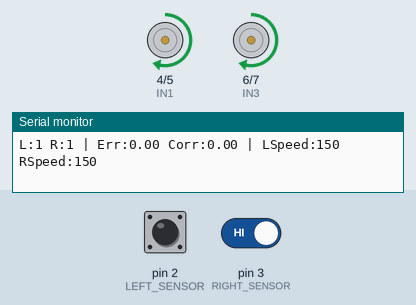
Recording of a sketch running on a simulated Arduino Uno, built with avr-gcc and run on an emulated ATmega328P. On the bench: motor-driver pin pairs drawn as motors (green arrow = first pin HIGH = forward, orange = second pin HIGH = backward, longer = more drive, scaled by the enable pin), the last lines printed to the serial monitor. The test bench sets the inputs (shaded band); at power-on: pin 3 (RIGHT_SENSOR) HIGH, pin 2 (LEFT_SENSOR) HIGH.

Above: at 3.2 s.
3.3 s: pin 3 (RIGHT_SENSOR) driven LOW
At 4.3 s:
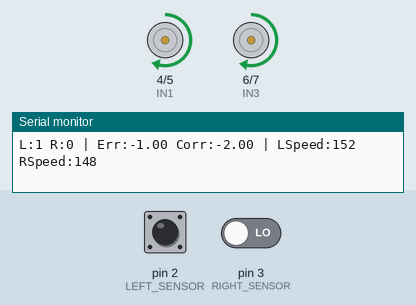
6.3 s: pin 2 (LEFT_SENSOR) driven LOW
At 6.7 s:
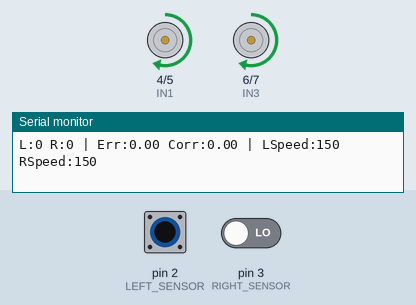
7.8 s: pin 2 (LEFT_SENSOR) driven HIGH
At 8.5 s:
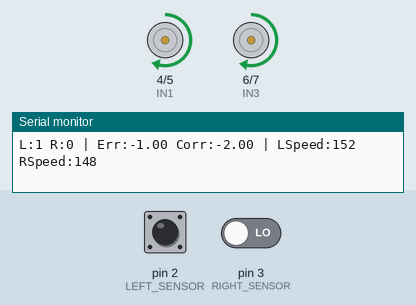
10.8 s: pin 2 (LEFT_SENSOR) pulsed LOW 2 times (0.12 s each, 0.3 s apart)
14.4 s: pin 2 (LEFT_SENSOR) driven LOW and pin 3 (RIGHT_SENSOR) driven HIGH
At 14.8 s:
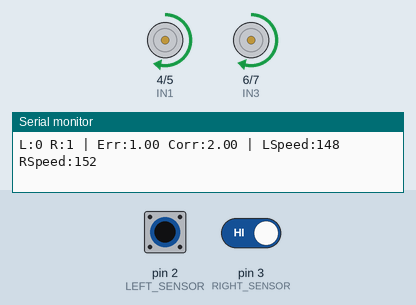
17.4 s: pin 3 (RIGHT_SENSOR) driven LOW
At 18.3 s:
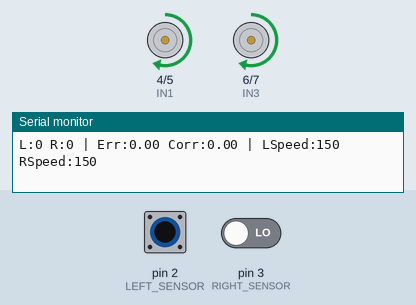
Timing chart, 0 to 20.4 s (numbered marks = the images above; inputs shaded):
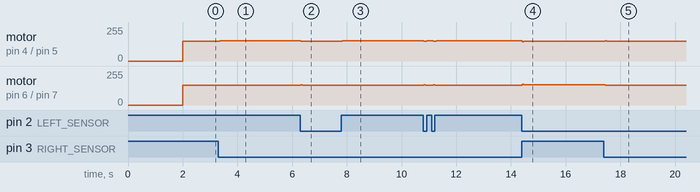

The sketch:

line_follower.ino
```cpp
/*
 * PID Line Following Robot
 *
 * A 2-wheeled differential drive robot that follows a black line on a white
 * surface using 2 IR sensors and PID control algorithm.
 *
 * Hardware:
 * - Arduino UNO
 * - L298N Motor Driver Module
 * - 2x DC Motors (Yellow)
 * - 2x IR Sensor Modules (Left and Right)
 * - 9V Battery
 *
 * Competition Project - Dynamac Robotics Club (Embedded Systems Division)
 */

// ============================================================================
// PIN DEFINITIONS
// ============================================================================

// IR Sensors (Digital Input)
#define LEFT_SENSOR  2   // Left IR sensor output
#define RIGHT_SENSOR 3   // Right IR sensor output

// L298N Motor Driver Pins
#define IN1 4   // Left motor direction pin 1
#define IN2 5   // Left motor direction pin 2
#define IN3 6   // Right motor direction pin 1
#define IN4 7   // Right motor direction pin 2
#define ENA 9   // Left motor PWM speed control
#define ENB 10  // Right motor PWM speed control

// ============================================================================
// PID TUNING CONSTANTS (Adjust these to tune robot behavior)
// ============================================================================

float Kp = 2.0;   // Proportional gain - how aggressively to correct errors
float Ki = 0.0;   // Integral gain - eliminates steady-state error (usually 0 for simple line following)
float Kd = 1.0;   // Derivative gain - reduces oscillation and overshoot

// ============================================================================
// GLOBAL VARIABLES
// ============================================================================

// Base motor speed (0-255)
const int baseSpeed = 150;

// PID calculation variables
float error = 0;
float lastError = 0;
float integral = 0;
float derivative = 0;
float correction = 0;

// Sensor readings
int leftSensor = 0;
int rightSensor = 0;

// ============================================================================
// SETUP - Runs once at startup
// ============================================================================

void setup() {
  // Initialize serial communication for debugging
  Serial.begin(9600);
  Serial.println("PID Line Follower - Starting...");

  // Configure sensor pins as inputs
  pinMode(LEFT_SENSOR, INPUT);
  pinMode(RIGHT_SENSOR, INPUT);

  // Configure motor driver pins as outputs
  pinMode(IN1, OUTPUT);
  pinMode(IN2, OUTPUT);
  pinMode(IN3, OUTPUT);
  pinMode(IN4, OUTPUT);
  pinMode(ENA, OUTPUT);
  pinMode(ENB, OUTPUT);

  // Initialize motors to stopped state
  stopMotors();

  Serial.println("Setup complete. Place robot on line.");
  delay(2000);  // 2-second delay before starting
}

// ============================================================================
// MAIN LOOP - Runs continuously
// ============================================================================

void loop() {
  // Read sensor values
  // IR sensors output LOW when detecting black line, HIGH when detecting white
  leftSensor = digitalRead(LEFT_SENSOR);
  rightSensor = digitalRead(RIGHT_SENSOR);

  // Calculate error based on sensor states
  // Error values:
  //  0  = Both sensors on line (centered)
  // -1  = Left sensor off line (need to turn left)
  //  1  = Right sensor off line (need to turn right)
  //  lastError = Both sensors off line (use previous correction)

  if (leftSensor == LOW && rightSensor == LOW) {
    // Both sensors on black line - robot is centered
    error = 0;
  }
  else if (leftSensor == HIGH && rightSensor == LOW) {
    // Left sensor off line - robot drifted right, turn left
    error = -1;
  }
  else if (leftSensor == LOW && rightSensor == HIGH) {
    // Right sensor off line - robot drifted left, turn right
    error = 1;
  }
  else {
    // Both sensors off line - use last known error to recover
    error = lastError;
  }

  // Calculate PID correction
  integral += error;  // Accumulate error over time
  derivative = error - lastError;  // Rate of change of error

  correction = (Kp * error) + (Ki * integral) + (Kd * derivative);

  // Store current error for next iteration
  lastError = error;

  // Apply correction to motor speeds
  // Positive correction = turn right (slow down right motor)
  // Negative correction = turn left (slow down left motor)

  int leftMotorSpeed = baseSpeed - correction;
  int rightMotorSpeed = baseSpeed + correction;

  // Constrain motor speeds to valid PWM range (0-255)
  leftMotorSpeed = constrain(leftMotorSpeed, 0, 255);
  rightMotorSpeed = constrain(rightMotorSpeed, 0, 255);

  // Set motor speeds and direction (forward)
  setMotorSpeed(leftMotorSpeed, rightMotorSpeed);

  // Debug output to Serial Monitor
  Serial.print("L:");
  Serial.print(leftSensor);
  Serial.print(" R:");
  Serial.print(rightSensor);
  Serial.print(" | Err:");
  Serial.print(error);
  Serial.print(" Corr:");
  Serial.print(correction);
  Serial.print(" | LSpeed:");
  Serial.print(leftMotorSpeed);
  Serial.print(" RSpeed:");
  Serial.println(rightMotorSpeed);

  // Small delay for stability
  delay(10);
}

// ============================================================================
// MOTOR CONTROL FUNCTIONS
// ============================================================================

/**
 * Set motor speeds and move forward
 * @param leftSpeed PWM value for left motor (0-255)
 * @param rightSpeed PWM value for right motor (0-255)
 */
void setMotorSpeed(int leftSpeed, int rightSpeed) {
  // Left motor forward
  digitalWrite(IN1, HIGH);
  digitalWrite(IN2, LOW);
  analogWrite(ENA, leftSpeed);

  // Right motor forward
  digitalWrite(IN3, HIGH);
  digitalWrite(IN4, LOW);
  analogWrite(ENB, rightSpeed);
}

/**
 * Stop both motors
 */
void stopMotors() {
  digitalWrite(IN1, LOW);
  digitalWrite(IN2, LOW);
  digitalWrite(IN3, LOW);
  digitalWrite(IN4, LOW);
  analogWrite(ENA, 0);
  analogWrite(ENB, 0);
}
```

Measured:
- after the input at 3.3 s, motor on pin 4 (IN1) / pin 5 (IN2): forward 150/255 → forward 152/255 after 0.05 s; motor on pin 6 (IN3) / pin 7 (IN4): forward 150/255 → forward 148/255 after 0.05 s
- after the input at 6.3 s, motor on pin 4 (IN1) / pin 5 (IN2): forward 152/255 → forward 150/255 at once; motor on pin 6 (IN3) / pin 7 (IN4): forward 148/255 → forward 150/255 at once
- after the input at 7.8 s, motor on pin 4 (IN1) / pin 5 (IN2): forward 150/255 → forward 152/255 at once; motor on pin 6 (IN3) / pin 7 (IN4): forward 150/255 → forward 148/255 at once
- after the input at 14.4 s, motor on pin 4 (IN1) / pin 5 (IN2): forward 152/255 → forward 148/255 at once; motor on pin 6 (IN3) / pin 7 (IN4): forward 148/255 → forward 152/255 at once
- after the input at 17.4 s, motor on pin 4 (IN1) / pin 5 (IN2): forward 148/255 → forward 150/255 after 0.05 s; motor on pin 6 (IN3) / pin 7 (IN4): forward 152/255 → forward 150/255 after 0.05 s
